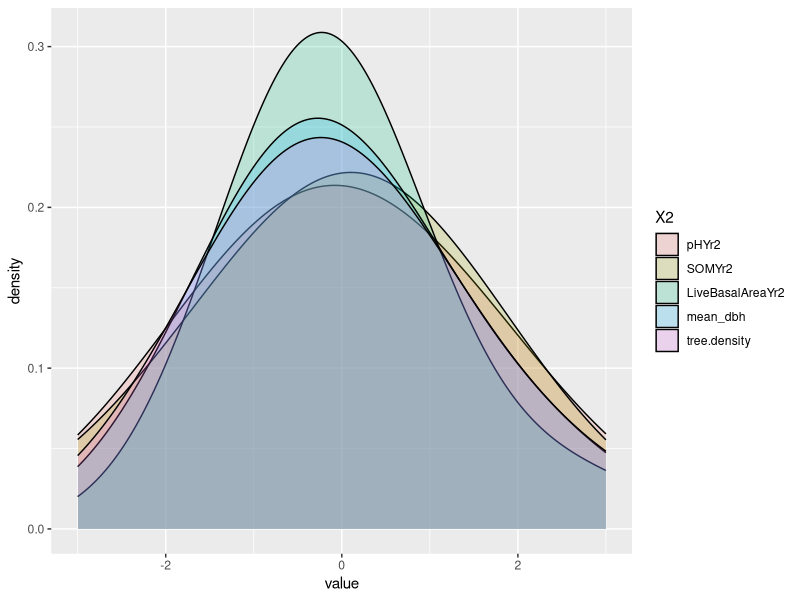

This chart was generated by the following R code: (Note: this script raises an error after producing the figure.)
setwd("C:/dev/code/CMEECourseWork/CMEEMainProject/Code")
library(dplyr)
library(ggplot2)
library(reshape)

allplotvars = read.csv("../Data/AllPlotsVarsRichness.csv")

site = allplotvars%>%filter(Site==50)%>%
  select(pHYr2, SOMYr2, LiveBasalAreaYr2, mean_dbh, tree.density)
scaledsite= scale(site)
melted = melt(scaledsite)
ggplot(melted,aes(x = value, fill = X2))+
   geom_density(alpha = 0.2, adjust = 3)+
  xlim(c(-3,3))
 

shapiro.test(site1$pHYr2)
shapiro.test(site1$SOMYr2)
shapiro.test(site1$mean_dbh)
shapiro.test(site1$tree.density)

test = shapiro.test(site1$pHYr2)

Site = c(1:103)

scaledallplotvars = as.data.frame(scale(allplotvars%>%select(pHYr2,SOMYr2,LiveBasalAreaYr2,mean_dbh, tree.density)))
scaledallplotvars = cbind(Site,scaledallplotvars)
pvaldf = data.frame()
for (i in 1:103){
  thissite = scaledallplotvars%>%filter(Site==i)%>%
    select(pHYr2, SOMYr2, LiveBasalAreaYr2, mean_dbh, tree.density)
  pvals = apply(thissite,2,shapiro.test)
  thisrow = vector()
    for (j in 1:5){
     p = round(pvals[[j]]$p.value,2)
     thisrow = c(thisrow,p)
    }
  pvaldf = rbind(pvaldf,thisrow)
  
}
colnames(pvaldf) = c("pH","SOM","LBA","DBH","TD")

valuescountpH = nrow(pvaldf[pvaldf$pH<0.05,])
valuescountSOM = nrow(pvaldf[pvaldf$SOM<0.05,])
valuescountLBA = nrow(pvaldf[pvaldf$LBA<0.05,])
valuescountDBH = nrow(pvaldf[pvaldf$DBH<0.05,])
valuescountTD = nrow(pvaldf[pvaldf$TD<0.05,])
